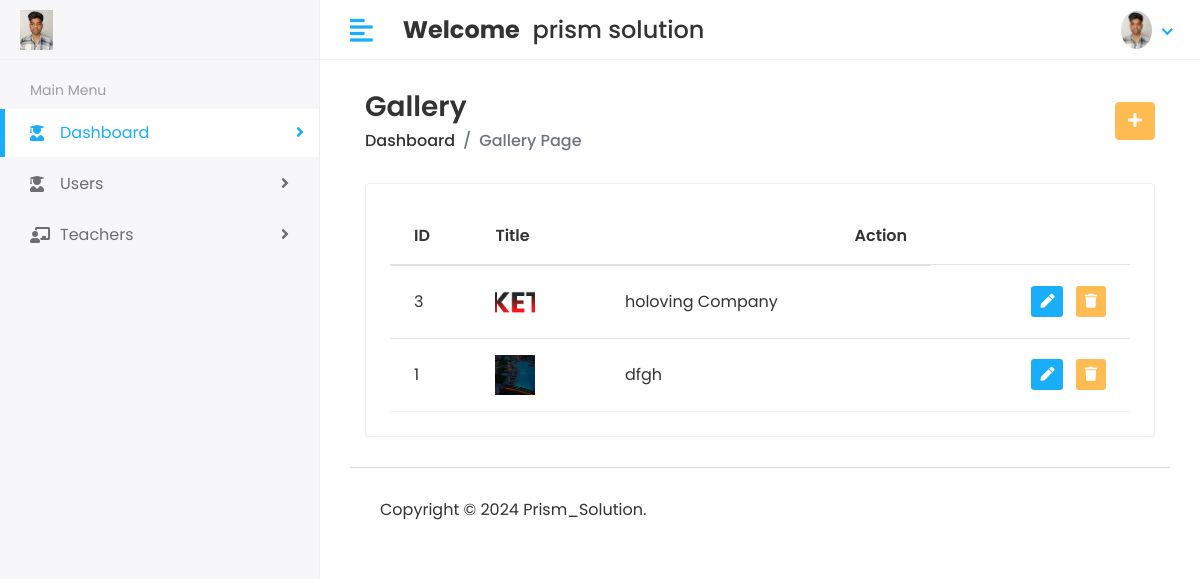
The page /User/Event (signed in) on the database its author committed.
### app/models.py (models this page shows, shortened)
class CustomUser(AbstractUser):
    USER = (
        (1,'HOD'),
        (2,'User1'),
    )
    user_type = models.CharField(choices=USER,max_length=50,default=1)
    profile_pic = models.ImageField(upload_to='media/profile_pic')

class Events(models.Model):
    feured_image = models.ImageField(upload_to='Images')
    title = models.CharField(max_length=200)
    content = RichTextField()

### Bappa/User_Views.py (the view)
# urls.py: path('User/Event',User_Views.User_Events,name='user_event'),
@login_required(login_url='/')
def User_Events(request):
    events = Events.objects.all().order_by('-id')
    context = {
        'events': events
    }
    return render(request,'Event/event.html',context)

### app/templates/Event/event.html (shortened to what this page needs)
{% extends 'base.html' %}
{% block content %}
<div class="content container-fluid">
    <div class="page-header">
       <div class="row align-items-center">
          <div class="col">
             <h3 class="page-title">Gallery</h3>
             <ul class="breadcrumb">
                <li class="breadcrumb-item"><a href="index.html">Dashboard</a></li>
                <li class="breadcrumb-item active">Gallery Page</li>
             </ul>
          </div>
          <div class="col-auto text-right float-right ml-auto">
            <a href="{% url 'add_event' %}" class="btn btn-primary"><i class="fas fa-plus"></i></a>
         </div>
       </div>
    </div>
    <div class="row">
       <div class="col-sm-12">
          <div class="card card-table">
             <div class="card-body">
                <div class="table-responsive">
                   <table class="table table-hover table-center mb-0 datatable">
                      <thead>
                         <tr>
                            <th>ID</th>
                            <th>Title</th>
                            <th class="text-right">Action</th>
                         </tr>
                      </thead>
                      <tbody>
                        {% for i in events %}
                         <tr>
                            <td>{{i.id}}</td>
                            <td>
                               <h2 class="table-avatar">
                                  <a href="student-details.html" class="avatar avatar-sm mr-2"><img class="avatar-img runded-circle" src="/{{i.feured_image}}" alt="User Image"></a>
                               </h2>
                            </td>
                            <td>{{i.title}}</td>
                            <td class="text-right">
                               <div class="actions">
                                  <a href="{% url 'edit_event' i.id %}" class="btn btn-sm bg-success-light mr-2">
                                  <i class="fas fa-pen"></i>
                                  </a>
                                <a href="{% url 'delete_event' i.id %}" class="btn btn-sm bg-danger-light">
                                <i class="fas fa-trash"></i>
                                </a>
                               </div>
                            </td>
                         </tr>
                         {% endfor %}
                      </tbody>
                   </table>
                </div>
             </div>
          </div>
       </div>
    </div>
 </div>
{% endblock %}

### app/templates/header1.html (shortened to what this page needs)
{% load static %}
<div class="header">
    <div class="header-left">
       <a href="{% url 'index' %}" class="logo">
       <img src="/{{user.profile_pic}}" alt="Logo">
       </a>
    </div>
    <a href="javascript:void(0);" id="toggle_btn">
    <i class="fas fa-align-left"></i>
    </a>
    <div class="top-nav-search mt-3">
       <h4><strong>Welcome</strong>&nbsp;<span> {{user.first_name}} {{ user.last_name }}</span></h4>
    </div>
    <ul class="nav user-menu">
       <li class="nav-item dropdown has-arrow">
          <a href="#" class="dropdown-toggle nav-link" data-toggle="dropdown">
          <span class="user-img"><img class="rounded-circle" src="/{{user.profile_pic}}" width="31" alt="{{user.first_name}} {{ user.last_name }}"></span>
          </a>
       </li>
    </ul>
 </div>

### static/assets/css/style.css (style rules this page uses)
html { height: 100%; }
body { background-color: #fff; color: #333; font-family: 'Poppins', sans-serif; font-size: 1rem; height: 100%; line-height: 1.5; overflow-x: hidden; }
h1, h2, h3, h4, h5, h6 { font-family: 'Poppins', sans-serif; margin-top: 0; }
a { color: #009ce7; }
input, button, a { transition: all 0.4s ease; -moz-transition: all 0.4s ease; -o-transition: all 0.4s ease; -ms-transition: all 0.4s ease; -webkit-transition: all 0.4s ease; }
ul, ol { padding: 0px; list-style: none; }
.table { color: #333; max-width: 100%; margin-bottom: 0; width: 100%; }
table.table td h2 { display: inline-block; font-size: inherit; font-weight: 400; margin: 0; padding: 0; vertical-align: middle; }
table.table td h2.table-avatar { align-items: center; display: inline-flex; font-size: inherit; font-weight: 400; margin: 0; padding: 0; vertical-align: middle; white-space: nowrap; }
table.table td h2 a { color: #333; }
.table thead tr th { font-weight: 600; }
.table tbody tr { border-bottom: 1px solid rgba(0, 0, 0, 0.05); }
.table.table-center td, .table.table-center th { vertical-align: middle; }
.card-table .card-body .table > thead > tr > th { border-top: 0; }
.card-table .card-body .table tr td:first-child, .card-table .card-body .table tr th:first-child { padding-left: 1.5rem; }
.card-table .card-body .table tr td:last-child, .card-table .card-body .table tr th:last-child { padding-right: 1.5rem; }
.card-table .table td, .card-table .table th { border-top: 1px solid #e2e5e8; padding: 1rem 0.75rem; white-space: nowrap; }
.btn-primary { background-color: #FFBC53; border: 1px solid #FFBC53; }
.card { border: 1px solid #ececf5; box-shadow: 0 1px 3px 0 rgba(0, 0, 0, 0.03); margin-bottom: 1.875rem; }
.card-body { padding: 1.5rem; }
.bg-danger-light { background-color:#FFBC53 !important; color:#fff !important; }
.bg-success-light { background-color: #18aefa; color: #fff; }
.avatar { position: relative; display: inline-block; width: 3rem; height: 3rem }
.avatar > img { width: 100%; height: 100%; -o-object-fit: cover; object-fit: cover; }
.avatar-sm { width: 2.5rem; height: 2.5rem; }
.header { background-color: #fff; border-bottom: 1px solid #f3f3f4; left: 0; position: fixed; right: 0; top: 0; z-index: 1001; height: 60px; }
.header .header-left { float: left; height: 60px; padding: 0 20px; position: relative; width: 320px; z-index: 1; transition: all 0.2s ease-in-out; background-color: #f7f7fa; border-bottom: 1px solid #efefef; border-right: 1px solid #ececf5; display: flex; align-items: center; }
.header .header-left .logo { display: inline-block; line-height: 60px; }
.header .header-left .logo img { max-height: 40px; width: auto; }
.header .dropdown-toggle:after { display: none; }
.header .has-arrow .dropdown-toggle:after { border-top: 0; border-left: 0; border-bottom: 2px solid #18aefa; border-right: 2px solid #18aefa; content: ''; height: 8px; display: inline-block; pointer-events: none; -webkit-transform-origin: 66% 66%; -ms-transform-origin: 66% 66%; transform-origin: 66% 66%; -webkit-transform: rotate(45deg); -ms-transform: rotate(45deg); transform: rotate(45deg); -webkit-transition: all 0.15s ease-in-out; transition: all 0.15s ease-in-out; width: 8px; vertical-align: 0px; }
.user-menu { float: right; margin: 0; position: relative; z-index: 99; padding-right: 15px; }
.user-menu.nav > li > a { color: #a0a0a0; font-size: 14px; line-height: 58px; padding: 0 15px; height: 60px; }
.user-img { margin-right: 3px; position: relative; }
.top-nav-search { float: left; margin-left: 15px; }
.page-header { margin-bottom: 1.875rem; }
.page-header .breadcrumb { background-color: transparent; color: #6c757d; font-size: 1rem; font-weight: 500; margin-bottom: 0; padding: 0; }
.page-header .breadcrumb a { color: #333; }
.page-title { font-size: 28px; font-weight: 600; color: #333; margin-bottom: 5px; }
@media (min-width: 992px) { #toggle_btn { align-items: center; color: #18aefa; display: inline-flex; float: left; font-size: 26px; height: 60px; justify-content: center; margin-left: 15px; padding: 0 15px; } }

### rows shown on the page
CustomUser: profile_pic (picture), first_name "prism", last_name "solution"
Events: id "3", feured_image (picture), title "holoving Company"
Events: id "1", feured_image (picture), title "dfgh"
